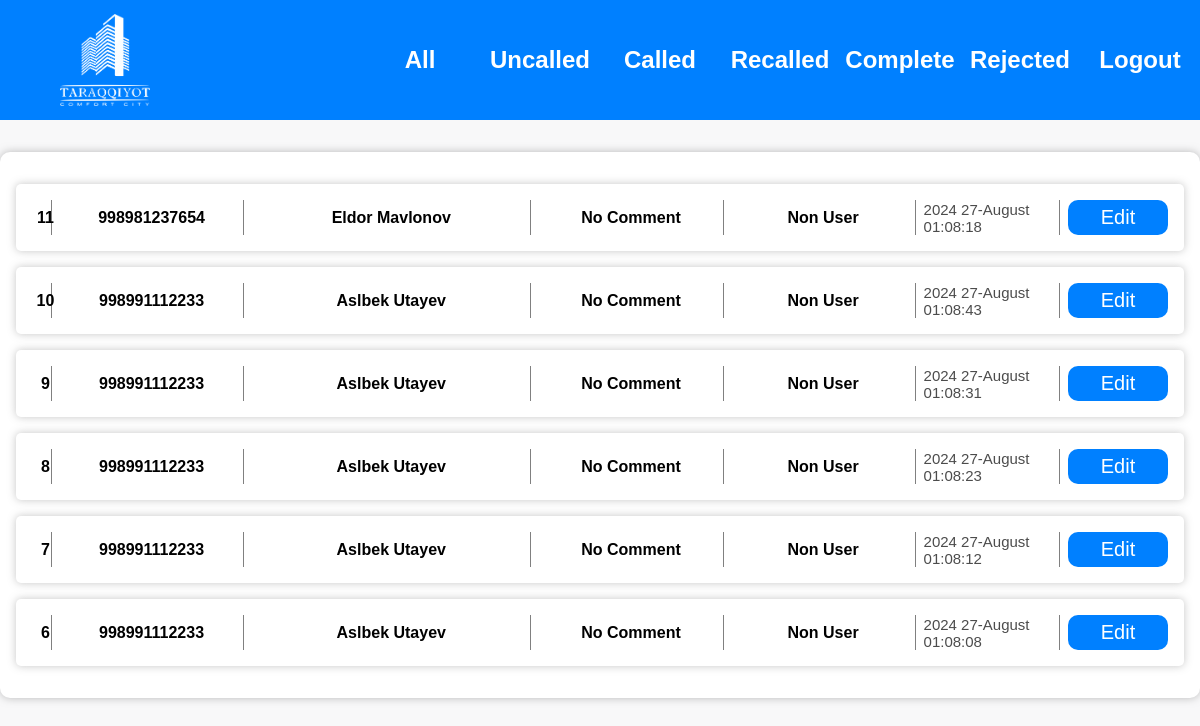
/uncalled/ (signed in), run on an earlier commit of the app's database.
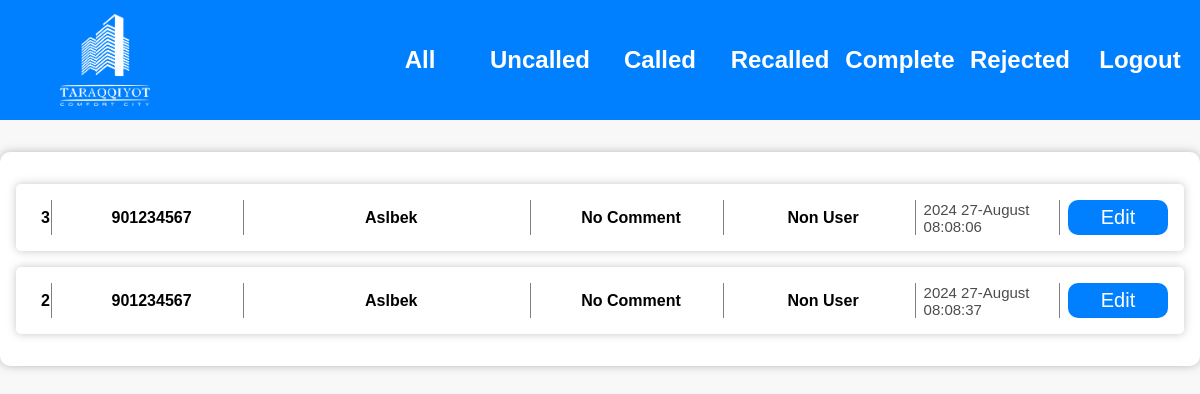
And on a later commit of the database.
### models/models.py (models this page shows, shortened)
class Leeds(models.Model):
    name = models.CharField(max_length=255)
    phonenumber = models.IntegerField()
    comment = models.TextField(null=True, blank=True)
    objects = models.Manager()
    status = models.CharField(max_length=50, choices=Status, default=Status.uncalled)
    author = models.ForeignKey(User, on_delete=models.CASCADE, null=True, blank=True)
    create_time = models.DateTimeField(auto_now_add=True)
    update_time = models.DateTimeField(auto_now=True)

### models/views.py (the view)
# urls.py: path('uncalled/', uncalled_page, name='uncalled'),
@login_required
def uncalled_page(request):
    leeds = Leeds.objects.filter(status='uncalled').order_by('-create_time')
    page = request.GET.get('page', 1)
    paginator = Paginator(leeds, 20)
    try:
        pages = paginator.page(page)
    except PageNotAnInteger:
        pages = paginator.page(1)
    except EmptyPage:
        pages = paginator.page(paginator.num_pages)
    context = {
        "pages": pages,
    }
    return render(request, 'uncalled.html', context)

### templates/uncalled.html (shortened to what this page needs)
{% extends 'base.html' %}
{% load static %}
{% block content %}
{% if pages %}
<div class="hero">
  <div class="users">
    <div class="users__content">
      {% for post in pages %}
      <div class="users__list">
        <div class="users__item">
          <h3>{{ post.id }}</h3>
        </div>
        <div class="users__item">
          <h3 class="phone">{{post.phonenumber}}</h3>
        </div>
               <div class="users__item">
          <h3 class="name">{{ post.name.title }}</h3>
        </div>
        <div class="users__item">
             <h3 class="comments">
                {% if post.comment %}
                {{ post.comment | truncatewords:3 }}
                {% else %}
                No Comment
                {% endif %}
            </h3>
        </div>
        <div class="users__item">
          <h3 class="name">
            {% if post.author %}
                {{ post.author.username.title | truncatewords:3 }}
                {% else %}
                Non User
                {% endif %}
            </h3>
        </div>
        <div class="users__item">
          <p class="date">{{ post.create_time | date:"Y   d-F  h:m:s" }}</p>
        </div>
        <div class="users__item">
          <a href="{% url 'single' post.id %}">Edit</a>
        </div>
      </div>
    {% endfor %}
    </div>
  </div>
</div>
{% else %}
<h2 style="font-size:30px; text-align: center; color: #0080ff; margin-top:100px;">No Leeds</h2>
{% endif %}
{% endblock content %}

What changed in the data, as far as the page shows it:
removed Leeds: id "11", phonenumber "998981237654", name "Eldor Mavlonov", shows "No Comment", shows "Non User", create_time "2024 27-August 01:08:18"
removed Leeds: id "10", phonenumber "998991112233", name "Aslbek Utayev", shows "No Comment", shows "Non User", create_time "2024 27-August 01:08:43"
removed Leeds: id "9", phonenumber "998991112233", name "Aslbek Utayev", shows "No Comment", shows "Non User", create_time "2024 27-August 01:08:31"
removed Leeds: id "8", phonenumber "998991112233", name "Aslbek Utayev", shows "No Comment", shows "Non User", create_time "2024 27-August 01:08:23"
removed Leeds: id "7", phonenumber "998991112233", name "Aslbek Utayev", shows "No Comment", shows "Non User", create_time "2024 27-August 01:08:12"
removed Leeds: id "6", phonenumber "998991112233", name "Aslbek Utayev", shows "No Comment", shows "Non User", create_time "2024 27-August 01:08:08"
now on this page (row edited): Leeds: id "3", phonenumber "901234567", name "Aslbek", shows "No Comment", shows "Non User", create_time "2024 27-August 08:08:06"
now on this page (row edited): Leeds: id "2", phonenumber "901234567", name "Aslbek", shows "No Comment", shows "Non User", create_time "2024 27-August 08:08:37"
